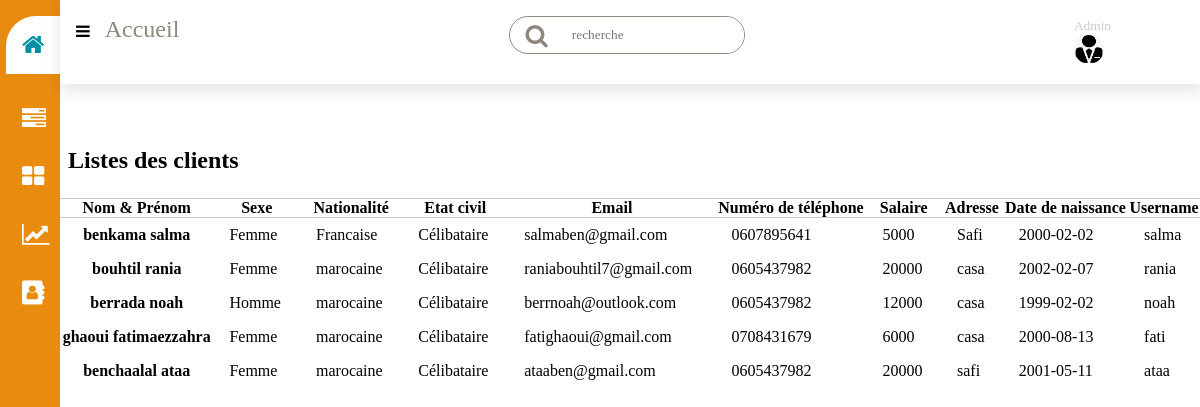
The page /client (signed in) on the database its author committed.
### tables this page shows
CREATE TABLE `client` (
  `id` int(11) NOT NULL,
  `nom` varchar(100) NOT NULL,
  `prenom` varchar(100) NOT NULL,
  `cin` varchar(100) NOT NULL,
  `Sexe` varchar(20) NOT NULL,
  `Nationalité` varchar(255) NOT NULL,
  `Etat_civil` varchar(100) NOT NULL,
  `email` char(200) NOT NULL,
  `Numtel` char(10) NOT NULL,
  `Salaire` double NOT NULL,
  `Adresse` char(200) NOT NULL,
  `Datenaissance` date NOT NULL,
  `password` char(255) NOT NULL,
  `username` char(255) NOT NULL,
  `numerodecompte` varchar(100) NOT NULL
);

### controllers/HomeController.php (called while the page is built)
<?php
class HomeController
{
	public function  index($page)
	{
		include('views/'.$page.'.php');
	}
}

### autoload.php (called while the page is built, shortened)
<?php
function autoload($class_name){
	$array_paths = array(
		'database/',
		'app/class/',
		'models/',
		'controllers/'
	);
	$parts = explode('\\',$class_name);
	$name = array_pop($parts);
	foreach($array_paths as $path){
		$file = sprintf($path.'%s.php',$name);
	}
}

### database/Db.php (called while the page is built, shortened)
<?php
class DB{
	static public function connect(){
		$db= new PDO("mysql:host=localhost;dbname=projet","root","");
		$db->exec("set names utf8");
		$db->setAttribute(PDO::ATTR_ERRMODE,PDO::ERRMODE_WARNING);
		return $db;
	}
}

### models/Client.php (called while the page is built, shortened)
<?php
class Client
{
	static public function getAll()
	{
		$stmt = DB::connect()->prepare('SELECT * FROM client');
		$stmt->execute();
		return $stmt->fetchAll();
	}
}

### controllers/ClientController.php (called while the page is built, shortened)
<?php
class ClientController
{
	public function getAllClient(){
		$client= client::getAll();
		return  $client;
	}
}

### views/client.php (the view, shortened to what this page needs)
<?php
	if(isset($_POST['find'])){
		$data = new ClientController();
		$client = $data->findClient();
	}else{
		$data = new ClientController();
		$client = $data->getAllClient();
	}
?>
<!DOCTYPE html>
<html lang="en">
<head>
    <link rel="stylesheet" type="text/css"
        href="https://stackpath.bootstrapcdn.com/font-awesome/4.7.0/css/font-awesome.min.css">
  <link rel="stylesheet" href="http://127.0.0.1/final/public/assets/test.css">
  <link rel="stylesheet" href="font-awesome/css/font-awesome.min.css">
</head>
<body>
  <div class="sidebar">
    <div class="sidebar-menu">
      <ul>
        <li>
          <a href="test" class="active"><span class="fa fa-home"></span><span>Dashboard</span></a>
        </li>
        <li>
          <a href="loans"><span class="fa fa-tasks"></span><span>Les types de crédits</span></a>
        </li>
        <li>
          <a href="applications"><span class="fa fa-th-large"></span><span>Les demandes de crédits</span></a>
        </li>
        <li>
          <a href="demandeaccepte"><span class="fa fa-line-chart"></span><span>Les crédits accéptés</span></a>
        </li>
        <li>
          <a href="client"><span class="fa fa-address-book"></span><span>Les clients</span></a>
        </li>
      </ul>
    </div>
  </div>
  <div class="content">
    <header>
      <p><label for="menu"><span class="fa fa-bars"></span></label><span class="accueil">Accueil</span></p>
      <div class="search-wrapper">
        <span class="fa fa-search"></span>
        <input type="search" name="" placeholder="recherche" />
      </div>
      <div class="user-wrapper" id="dropdown">
        <div>
          <small>Admin</small>
        </div>
        <img src="public/assets/admin.png" width="30" height="30" class="logo-admin">
      </div>
    </header>
<div class="container">
	<div class="row my-8">
		<div class="col-md-8 mx-auto">
				<div class="form">
				 <div class="card-body bg-light">
					<a href="http://127.0.0.1/final/Add" class="btn btn-sm btn-primary mr-2 mb-2">
					</a>
					<a href="<?php echo BASE_URL;?>" class="btn btn-sm btn-secondary mr-2 mb-2">
					</a>
					<a href="<?php echo BASE_URL;?>logout" title="Déconnexion" class="btn btn-link mr-2 mb-2">
						<i class="fas fa-user mr-2"> <?php echo $_SESSION['username'];?></i>
					</a>
					<form method="post" class="float-right mb-2 d-flex flex-row">
						<button class="btn btn-info btn-sm" name="find" type="submit"><i class="fas fa-search"></i></button>
					</form>
					<table class="table table-hover">
					  <thead>
					    <tr>
					    	<div class="composant">
        <div class="ventes">
          <div class="case">
            <div class="header-case">
              <h2>Listes des clients</h2>
            </div>
            <div class="body-case">
              <div class="tableau">
                <table width="100%">
                  <thead>
                    <tr>
                 <th scope="col">Nom & Prénom</th>
					      <th scope="col">Sexe</th>
					      <th scope="col">Nationalité</th>
					      <th scope="col">Etat civil</th>
					      <th scope="col">Email</th>
					      <th scope="col">Numéro de téléphone</th>
					      <th scope="col">Salaire</th>
					      <th scope="col">Adresse</th>
					      <th scope="col">Date de naissance</th>
					      <th scope="col">Username</th>
                    </tr>
                  </thead>
                  <tbody>
                    <?php foreach($client as $cl):?>
					    	<tr>
						      <th scope="row"><?php echo $cl['nom'].' '.$cl['prenom']; ?></th>
						      <td><?php echo $cl['Sexe'];?></td>
						      <td><?php echo $cl['Nationalité'];?></td>
						      <td><?php echo $cl['Etat_civil'];?></td>
						      <td><?php echo $cl['email'];?></td>
						      <td>
						      	<?php echo $cl['Numtel'];?></td>
						      	<td><?php echo $cl['Salaire'];?></td>
						      	<td><?php echo $cl['Adresse'];?></td>
						      	<td><?php echo $cl['Datenaissance'];?></td>
						      	<td><?php echo $cl['username'];?></td>
						    </tr>
					   	<?php endforeach;?>
                  </tbody>
                </table>
              </div>
            </div>
          </div>
        </div>
</body>
</html>

### public/assets/test.css (style rules this page uses)
* { padding: 0; margin: 0; box-sizing: border-box; list-style-type: none; text-decoration: none; font-family: 'Montserrat'; }
.sidebar { width: 300px; position: fixed; left: 0; top: 0; height: 100vh; background: #E88B0E; z-index: 100; transition: width 300ms; }
.sidebar-menu li { width: 100%; margin-bottom: 2rem; padding-left: 10%; }
.sidebar-menu { margin-top: 1rem; }
.sidebar-menu a { padding-left: 1rem; display: block; color: #fff; font-size: 1.1rem; }
.sidebar-menu a span:first-child { padding-right: 1rem; font-size: 1.5rem; }
.sidebar-menu a.active { background: #fff; padding-top: 1rem; padding-bottom: 1rem; color: #008ea1; border-radius: 30px 0px 0px 0px; }
.content { transition: margin-left 300ms; margin-left: 22%; }
header { background-color: #fff; display: flex; justify-content: space-between; padding: 1rem; box-shadow: 2px 5px 15px 2px rgb(0 0 0 / 10%); position: fixed; left: 22%; width: calc(100% - 22%); top: 0; z-index: 100; transition: left 300ms; }
.accueil { font-size: 1.5rem; padding-right: : 1rem; margin-left: 15px; color: #8E877E; }
.search-wrapper { border: 1px solid #8E877E; border-radius: 20px; height: 38px; display: flex; align-items: center; overflow-x: hidden; }
.search-wrapper input { height: 100%; padding: .5rem; border: none; outline: none; }
.search-wrapper span { display: inline-block; padding: 0rem 1rem; font-size: 1.5rem; color: #8E877E; }
.user-wrapper { display: flex; align-items: center; }
.user-wrapper img { border-radius: 50%; margin-right: 5rem; }
.user-wrapper small { color: #ccc; display: inline-block; }
.logo-admin { cursor: pointer; }
#dropdown { position: relative; display: inline-block; }
.composant { margin-top: 3.5rem; display: grid; grid-gap: 2rem; grid-template-columns: 69% auto; }
.case { background: #fff; border-radius: 10px; }
.header-case, .body-case { padding: .5rem; }
.header-case { display: flex; justify-content: space-between; align-items: center; }
.btn { background: #ff8000; border-radius: 10px; color: #fff; font-size: .8rem; padding: .5rem 1rem; border: none; margin-left: 5px; cursor: pointer; margin-bottom: 1rem; }
table { border-collapse: collapse; }
thead tr { border-top: 1px solid #ccc; border-bottom: 1px solid #ccc; }
td { padding: .5rem 1rem; }
tr td:last-child { display: flex; align-items: center; }
.tableau { overflow-x: auto; width: 100% }
.fa-bars { cursor: pointer; }
ul { list-style-type: none; }
@media only screen and (max-width: 1200px) { .sidebar { width: 60px; } }
@media only screen and (max-width: 1200px) { .content { margin-left: 60px; } }
@media only screen and (max-width: 1200px) { .content header { width: calc(100% - 60px); left: 60px; } }

### rows shown on the page
client: nom "benkama", prenom "salma", Sexe "Femme", Nationalité "Francaise", Etat_civil "Célibataire", email "salmaben@gmail.com", Numtel "0607895641", Salaire "5000", Adresse "Safi", Datenaissance "2000-02-02", username "salma"
client: nom "bouhtil", prenom "rania", Sexe "Femme", Nationalité "marocaine", Etat_civil "Célibataire", email "raniabouhtil7@gmail.com", Numtel "0605437982", Salaire "20000", Adresse "casa", Datenaissance "2002-02-07", username "rania"
client: nom "berrada", prenom "noah", Sexe "Homme", Nationalité "marocaine", Etat_civil "Célibataire", email "berrnoah@outlook.com", Numtel "0605437982", Salaire "12000", Adresse "casa", Datenaissance "1999-02-02", username "noah"
client: nom "ghaoui", prenom "fatimaezzahra", Sexe "Femme", Nationalité "marocaine", Etat_civil "Célibataire", email "fatighaoui@gmail.com", Numtel "0708431679", Salaire "6000", Adresse "casa", Datenaissance "2000-08-13", username "fati"
client: nom "benchaalal", prenom "ataa", Sexe "Femme", Nationalité "marocaine", Etat_civil "Célibataire", email "ataaben@gmail.com", Numtel "0605437982", Salaire "20000", Adresse "safi", Datenaissance "2001-05-11", username "ataa"
